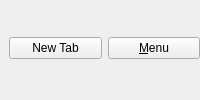
<?xml version="1.0" encoding="UTF-8"?>
<ui version="4.0">
 <class>TabButtons</class>
 <widget class="QWidget" name="TabButtons">
  <layout class="QHBoxLayout" name="horizontalLayout">
   <property name="leftMargin">
    <number>9</number>
   </property>
   <property name="topMargin">
    <number>0</number>
   </property>
   <property name="rightMargin">
    <number>0</number>
   </property>
   <property name="bottomMargin">
    <number>4</number>
   </property>
   <item>
    <widget class="QPushButton" name="newTabButton">
     <property name="focusPolicy">
      <enum>Qt::FocusPolicy::NoFocus</enum>
     </property>
     <property name="toolTip">
      <string>New Tab&lt;br&gt;(Ctrl+T)</string>
     </property>
     <property name="text">
      <string>New Tab</string>
     </property>
     <property name="icon">
      <iconset theme="list-add"/>
     </property>
     <property name="shortcut">
      <string>Ctrl+T</string>
     </property>
    </widget>
   </item>
   <item>
    <widget class="QPushButton" name="menuButton">
     <property name="focusPolicy">
      <enum>Qt::FocusPolicy::NoFocus</enum>
     </property>
     <property name="toolTip">
      <string>Menu&lt;br&gt;(Alt+M)</string>
     </property>
     <property name="text">
      <string>&amp;Menu</string>
     </property>
     <property name="icon">
      <iconset theme="preferences-other"/>
     </property>
    </widget>
   </item>
  </layout>
 </widget>
 <resources/>
 <connections/>
</ui>
